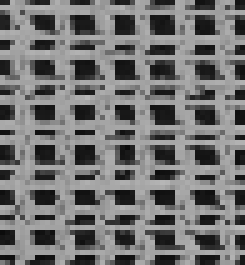
%> input picture Assg_1/Part_1/Reference/TextureSynthesis/Original_texture_images/Texture1.bmp, 49 x 53 px, given in place of texture1.jpg, which was not available (shown 5 times larger)
$ octave Texture_synthesis.m   (GNU Octave 9; MATLAB toolbox functions it lacks are replaced by stand-ins)
%> lines starting %> are read from the running program, lines starting %| are printed output that depends on the picture; in (x1, y1, x2, y2) boxes, pixels count from 0 and x2, y2 are one past the last pixel; in counts of white or black regions, pixels touching at a corner belong together; the program's own positions count from 1; pictures that were not available may be replaced by others from this repository, and a replacement may not be noted
%clc;
clear;

% create a large empty image 'Lar_tex' that is factorx original texture

sml_tex = imread('texture1.jpg');
%> sml_tex is the input picture: size 53x49x3 uint8; min 12, max 189, mean 114.4

factor = 1.2;

sml_sz_r = size(sml_tex,1);
%> sml_sz_r = 53
sml_sz_c = size(sml_tex,2);
%> sml_sz_c = 49
lar_sz_r = floor((factor*sml_sz_r));
%> lar_sz_r = 63
lar_sz_c = floor((factor*sml_sz_c));
%> lar_sz_c = 58

lar_tex = zeros(lar_sz_r,lar_sz_c,3);
lar_tex = uint8(lar_tex);

% define a patch of many neighbouring pixels for current pixel
% Make the patch of ODD size, w+1+w for row and col. direction,1 is current
% pixel. patch size = 5; w = 2;
ptc_sz =5;
w = (ptc_sz-1)/2;

% define gaussian weights
sigma = ptc_sz/6; % design parameter
G = fspecial('gaussian', [ptc_sz ptc_sz], sigma); %gaussian weighting kernel
G = G(:); % convert matrix to 1d  vector with column dominance.

% figure(1)
% imshow(sml_tex);

% Merge small texture to Top Left corner of Big image

for i = 1:sml_sz_r
    for j = 1:sml_sz_c
        lar_tex(i,j,:) = sml_tex(i,j,:);
    end
end
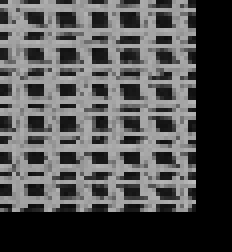
%> lar_tex: size 63x58x3 uint8 (shown 4 times larger); min 0, max 189, mean 81.3

  figure(1)
  imshow(lar_tex);


% padding the sml_tex to scan through all the pixels in small texerure
pad_sml_tex = padarray(sml_tex, [floor(ptc_sz/2) floor(ptc_sz/2)]);
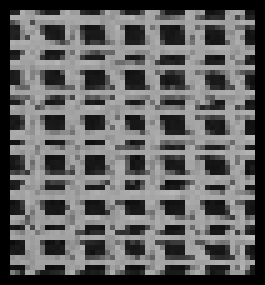
%> pad_sml_tex: size 57x53x3 uint8 (shown 5 times larger); min 0, max 189, mean 98.3
pad_lar_tex = padarray(lar_tex, [floor(ptc_sz/2) floor(ptc_sz/2)]);
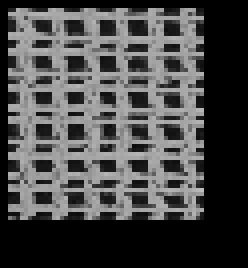
%> pad_lar_tex: size 67x62x3 uint8 (shown 4 times larger); min 0, max 189, mean 71.5

% copy the large texture with samll texture image at unpadded locations
pad_lar_tex(1+w:sml_sz_r+w,1+w:sml_sz_c+w,:) = lar_tex(1:sml_sz_r,1:sml_sz_c,:);

% add 1 more extra row and column to ensure scan window due to min_r_nap
% and min_c_map are within the pad_lar_Tex because they are increased by
% 1 pixel.
pad_lar_tex(size(pad_lar_tex,1)+1,size(pad_lar_tex,2)+1,:) = 0;
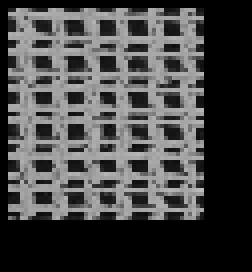
%> pad_lar_tex: size 68x63x3 uint8 (shown 4 times larger); min 0, max 189, mean 69.3


% convert to double for processing
pad_lar_tex = double(pad_lar_tex);
%> pad_lar_tex: size 68x63x3 double

%imshow(pad_sml_tex);

% initialize all pixels to be unfilled in map the map of unfilled pixels in large_texgure
map = false(lar_sz_r,lar_sz_c);
% set filled pizels to 1
map(1:sml_sz_r,1:sml_sz_c) = 1;
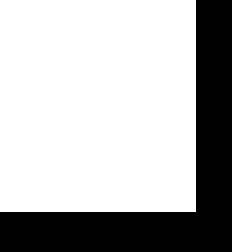
%> map: size 63x58 logical (shown 4 times larger); 71.1% white; 1 black region, box (x1, y1, x2, y2) and area: (0, 0, 58, 63) 1057
% initialize minimum_row_map, w + 1 is to account for pading in pad_lar_tex
min_r_map = sml_sz_r + w + 1;
%> min_r_map = 56
% initialize minimum_column_map, w + 1 is to account for pading in pad_lar_tex
min_c_map = sml_sz_c + w + 1;
%> min_c_map = 52


       % initialize the total number of pixels in small image texture
       % each pixel is associalted with a patch of size ptc_sz
       patchs_vec(ptc_sz*ptc_sz,size(sml_tex,1)*size(sml_tex,2),3) = 0;

       % likewise convert all patches from pad_sml_tex into
       % 75xTotalNo.Pixels matrix in small image texture and NOT
       % pad_sml_tex so 64 * 64 = 4096 total pixels. NOT 68*68
       for c = 1:3
       patchs_vec(:,:,c) = im2col(pad_sml_tex(:,:,c), [ptc_sz ptc_sz], 'sliding'); %get all possible sliding windows
       end

       % convert 3d matrix to 2d with R G B as submatrixes
       patchs_vec = [patchs_vec(:,:,1);patchs_vec(:,:,c);patchs_vec(:,:,c)];

       % make as many columns of Gaussian weights as TotalNo.Pixels
       % It has the same number of rows a ptc_sz*ptc_Sz
       G=repmat(G, 1,size(patchs_vec, 2));
       % match the R G B
       G = [G;G;G];


while (((min_r_map-w) <= lar_sz_r) || ((min_c_map-w) <= lar_sz_c))


% check column condition before making
% if ((min_c_map-w) < lar_sz_c)
% initialize pizels filled at start of a row, min_c_map
% row pixel rounter intialized to 1 because min_c_map is indexed to pad_lar_tex so +w applies
r_pxl_ctr = 1;

% vector of all the filled columns
fld_cols = 0;


% create a row of filled pixels
while r_pxl_ctr <= min_c_map

% % find largest number of know neighbouring pixels.

% neighbour size vector for keeping the size of pixels along a row, (min_c_map - w)
neigh_sz_r(1:min_c_map-w) = 0;


      for jj = 1:(min_c_map-w) %% min_c_map-w, because jj starts from 1 in the pad_lar_tex

      % intialize the neighbourhood size at particular jj to be zero if it
      % does not enter the while loop
      neigh_sz_r(jj) = 0;
      if (~ismember(jj,fld_cols))
           % find number of pixels in patch of ptc_sz != 0
           find_neigh = pad_lar_tex(min_r_map-w:min_r_map+w,jj:jj+w+w,:);
            % convert RGB info into 1 number because we just want to know if
            % non-zero so instead of doing SSD for RGB this is simpler.
           find_neigh(:,:,1) = find_neigh(:,:,1) + find_neigh(:,:,2) + find_neigh(:,:,3);
           % find indices of non-negative pixel values in the
           % neighbourhood/patch
           find_neigh_ind = find(find_neigh(:,:,1));
           % find the number/size of non-negative numbers
           neigh_sz_r(jj) = length(find_neigh_ind);

      end

      end
       % count the filled pixels along this min_r_map
       r_pxl_ctr = r_pxl_ctr + 1;

       % neigh_col_max_ind is used as index of center pixel of patch in
       % pad_lar_tex so needs to be added to w.
       % if using with lar_tex just subtract w so neigh_col_max_ind - w
       [~, neigh_col_max_ind] = max(neigh_sz_r);
       neigh_col_max_ind = neigh_col_max_ind + w;

       % update vector of filled column indices
       fld_cols = horzcat(fld_cols, neigh_col_max_ind-w);

       % find the closest neighbour to this pixel with index
       % (min_r_map,neigh_col_max_ind) in pad_lar_tex from pad_sml_tex

       % convert neigbourhood/patch into a column vector, neigh_max_vec.
       % first R converts to from 1 - 25, then G 26 - 50, then B 51 - 75 so
       % in total there are 75x1 entries.
       neigh_max_vec = reshape(pad_lar_tex(min_r_map-w:min_r_map+w,neigh_col_max_ind-w:neigh_col_max_ind+w,:)...
           ,[],1);

       % make as many columns (TotalNo.Pixels) of neigh_max_vec for
       % subtraction with patches_vec
       neigh_max_vec = repmat(neigh_max_vec, 1,size(patchs_vec, 2));

       % find the Gaussian weighted sum of squared differences
       % divide by 255 to normalize the pixel size
       GWSSD = sum(G.*((patchs_vec-neigh_max_vec)/255).^2);
       % pixel with minimum differene with the max neighbourhood pixel
       min_dis_pixel = min(GWSSD);
       T = min_dis_pixel*(1+0.1); %to avoid zero match, take more than 1 minimum

       indicies = find(GWSSD<=T);

       %pick random patch from the accpeted candidate patchs
       index = indicies(randi(length(indicies))); %index
       Match_patch = patchs_vec(:,index); %get the patch
       Match_patch = reshape(Match_patch,[ptc_sz,ptc_sz,3]); %reshape it

       %get the new pixel
       newPixel = Match_patch(ceil(ptc_sz/2),ceil(ptc_sz/2),:);
       newPixel = uint8(newPixel);

       lar_tex(min_r_map-w,neigh_col_max_ind-w,:) = newPixel;


end

% [24 lines of commented-out code are left out]
c_pxl_ctr = 1;

% vector of all the filled rows
fld_rows = 0;


% create a column of filled pixels
% extra pixel filled in during row formation so min_r_map - 1
  while c_pxl_ctr <= min_r_map-1

% % find largest number of know neighbouring pixels.

% neighbour size vector for keeping the size of pixels along a column, (min_r_map - w - 1)
% extra pixel filled in during row formation so min_r_map - w - 1
  neigh_sz_c(1:min_r_map-w-1) = 0;


      for jj = 1:(min_r_map-w-1) %% min_r_map-w-1, because jj starts from 1 in the pad_lar_tex

      % intialize the neighbourhood size at particular jj to be zero if it
      % does not enter the if statement in order to capture the index.
      neigh_sz_c(jj) = 0;
      if (~ismember(jj,fld_rows))
           % find number of pixels in patch of ptc_sz != 0
           find_neigh = pad_lar_tex(jj:jj+w+w,min_c_map-w:min_c_map+w,:);
            % convert RGB info into 1 number because we just want to know if
            % non-zero so instead of doing SSD for RGB this is simpler.
           find_neigh(:,:,1) = find_neigh(:,:,1) + find_neigh(:,:,2) + find_neigh(:,:,3);
           % find indices of nonzero pixel values in the
           % neighbourhood/patch
           find_neigh_ind = find(find_neigh(:,:,1));
           % find the number/size of non-negative numbers
           neigh_sz_c(jj) = length(find_neigh_ind);

      end

      end
       % count the filled pixels along this col. min_c_map
       c_pxl_ctr = c_pxl_ctr + 1;

       % neigh_col_max_ind is used as index of center pixel of patch in
       % pad_lar_tex so needs to be added to w.
       % if using with lar_tex just subtract w so neigh_col_max_ind - w
       [~, neigh_row_max_ind] = max(neigh_sz_c);
       neigh_row_max_ind = neigh_row_max_ind + w;

       % update vector of filled row indices
       fld_rows = horzcat(fld_rows, neigh_row_max_ind-w);

       % find the closest neighbour to this pixel with index
       % (neigh_row_max_ind,min_c_map,) in pad_lar_tex from pad_sml_tex

       % convert neigbourhood/patch into a column vector, neigh_max_vec.
       % first R converts to from 1 - 25, then G 26 - 50, then B 51 - 75 so
       % in total there are 75x1 entries.
       neigh_max_vec = reshape(pad_lar_tex(neigh_row_max_ind-w:neigh_row_max_ind+w,min_c_map-w:min_c_map+w,:)...
           ,[],1);

       % make as many columns (TotalNo.Pixels) of neigh_max_vec for
       % subtraction with patches_vec
       neigh_max_vec = repmat(neigh_max_vec, 1,size(patchs_vec, 2));

       % find the Gaussian weighted sum of squared differences
       % divide by 255 to normalize the pixel size
       GWSSD = sum(G.*((patchs_vec-neigh_max_vec)/255).^2);
       % pixel with minimum differene with the max neighbourhood pixel
       min_dis_pixel = min(GWSSD);
       T = min_dis_pixel*(1+0.1); %to avoid zero match, take more than 1 minimum

       indicies = find(GWSSD<=T);

       %pick random patch from the sample image
       index = indicies(randi(length(indicies))); %index
       Match_patch = patchs_vec(:,index); %get the patch
       Match_patch = reshape(Match_patch,[ptc_sz,ptc_sz,3]); %reshape it

       %get the new pixel
       newPixel = Match_patch(ceil(ptc_sz/2),ceil(ptc_sz/2),:);
       newPixel = uint8(newPixel);

       lar_tex(neigh_row_max_ind-w,min_c_map-w,:) = newPixel;


  end

%   figure(3)
%   imshow(lar_tex);

min_r_map = min_r_map + 1;
min_c_map = min_c_map + 1;


%end

end
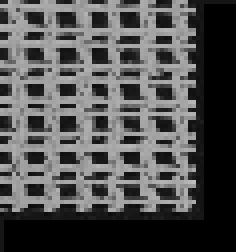
%> lar_tex: size 63x59x3 uint8 (shown 4 times larger); min 0, max 189, mean 81.2
%> after the loop, neigh_sz_c = 62 values from 0 to 0; neigh_sz_r = 59 values from 0 to 0
    figure(2)
    imshow(lar_tex);

$ run again, with Assg_1/Part_1/Reference/TextureSynthesis/Original_texture_images/Texture2.bmp copied over Assg_1/Part_1/Reference/TextureSynthesis/Original_texture_images/Texture1.bmp
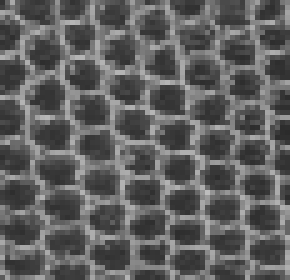
%> input picture Assg_1/Part_1/Reference/TextureSynthesis/Original_texture_images/Texture2.bmp, 58 x 56 px, given in place of texture1.jpg, which was not available (shown 5 times larger)
%> sml_tex is the input picture: size 56x58x3 uint8; min 43, max 189, mean 95.4
%> `map(1:sml_sz_r,1:sml_sz_c) = 1;`:
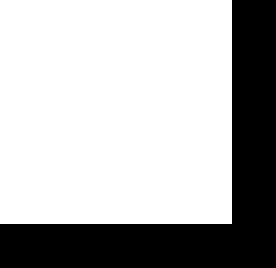
%> map: size 67x69 logical (shown 4 times larger); 70.3% white; 1 black region, box (x1, y1, x2, y2) and area: (0, 0, 69, 67) 1375
%> after the loop `while (((min_r_map-w) <= lar_sz_r) || ((min_c_map-w) <= lar_sz_c))`:
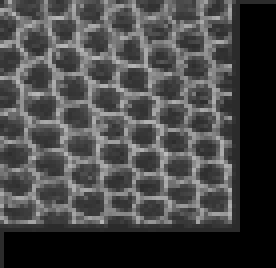
%> lar_tex: size 67x69x3 uint8 (shown 4 times larger); min 0, max 189, mean 69.5
%> after the loop `while (((min_r_map-w) <= lar_sz_r) || ((min_c_map-w) <= lar_sz_c))`: neigh_sz_c = 66 values from 0 to 0; neigh_sz_r = 69 values from 0 to 0
